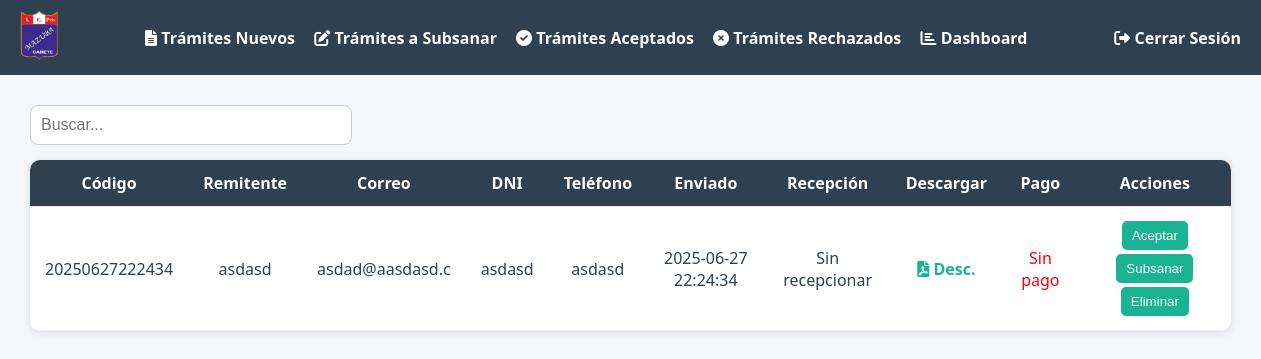
Before: /SISTRAMITESNUEVO/view/Admin/tramiteNuevosAdmin.php (signed in) with the older database file.
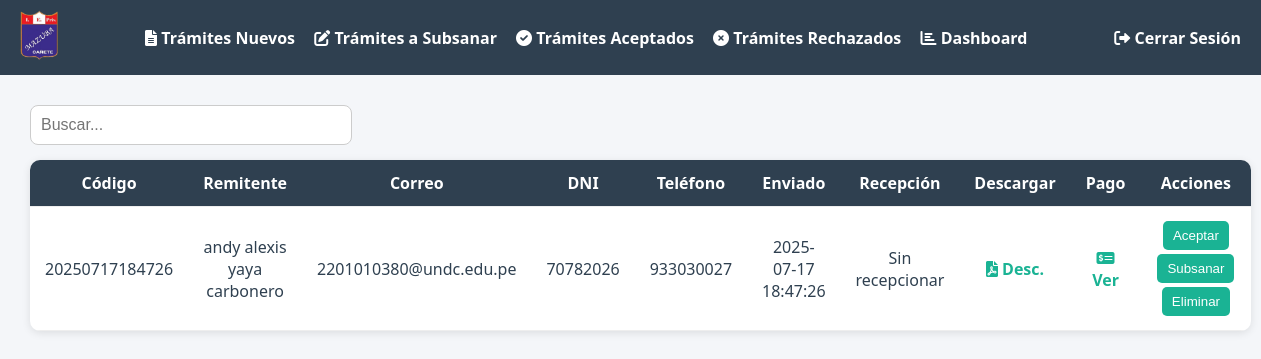
After: the same page with the newer database file.
### tables this page shows
CREATE TABLE `tramites` (
  `id` int NOT NULL,
  `codigo_tramite` varchar(20) NOT NULL,
  `Remitente` varchar(100) NOT NULL,
  `email` varchar(100) NOT NULL,
  `documento_identidad` varchar(20) NOT NULL,
  `telefono` varchar(20) DEFAULT NULL,
  `fecha_envio` datetime NOT NULL,
  `fecha_recepcion` varchar(50) NOT NULL,
  `archivo` varchar(255) NOT NULL,
  `comprobante` varchar(255) DEFAULT NULL,
  `Estado` varchar(50) NOT NULL,
  `mensaje` text NOT NULL
);

### SISTRAMITESNUEVO/view/Admin/tramiteNuevosAdmin.php (the view, shortened to what this page needs)
<!DOCTYPE html>
<html lang="en">
<head>
    <link rel="stylesheet" href="https://cdnjs.cloudflare.com/ajax/libs/font-awesome/6.0.0-beta3/css/all.min.css">
</head>
<body>
<header>
    <div class="logo">
        <img src="../../logo.png" alt="">
    </div>
    <div class="itemsNav">
        <a href="../Admin/tramiteNuevosAdmin.php"><i class="fas fa-file-alt"></i> Trámites Nuevos</a>
        <a href="../Admin/tramiteSubsanarAdmin.php"><i class="fas fa-edit"></i> Trámites a Subsanar</a>
        <a href="../Admin/tramiteAceptadosAdmin.php"><i class="fas fa-check-circle"></i> Trámites Aceptados</a>
        <a href="../Admin/tramiteRechazadosAdmin.php"><i class="fas fa-times-circle"></i> Trámites Rechazados</a>
        <a href="dashboardAdmin.php"><i class="fas fa-chart-bar"></i> Dashboard</a>
    </div>
    <div class="itemsPerfil">
        <a href="../../php/logout.php"><i class="fas fa-sign-out-alt"></i> Cerrar Sesión</a>
    </div>
</header>
<main>
    <div class="dato">
        <div class="botones">
            <input type="text" id="buscar" placeholder="Buscar...">
        </div>
        <div class="contenedorTable">
            <table id="tablaTramites">
                <thead>
                <tr>
                    <th>Código</th>
                    <th>Remitente</th>
                    <th>Correo</th>
                    <th>DNI</th>
                    <th>Teléfono</th>
                    <th>Enviado</th>
                    <th>Recepción</th>
                    <th>Descargar</th>
                    <th>Pago</th>
                    <th>Acciones</th>
                </tr>
                </thead>
                <tbody>
                <?php
                $conn = new mysqli("localhost", "root", "root", "sistemacolegio");
                if ($conn->connect_error) {
                    echo "<tr><td colspan='9'>Error de conexión.</td></tr>";
                } else {
                    $sql = "SELECT * FROM tramites WHERE Estado = 'Enviado'";
                    $result = $conn->query($sql);
                    while ($row = $result->fetch_assoc()) {
echo "<tr>";
echo "<td>{$row['codigo_tramite']}</td>";
echo "<td>{$row['Remitente']}</td>";
echo "<td>{$row['email']}</td>";
echo "<td>{$row['documento_identidad']}</td>";
echo "<td>{$row['telefono']}</td>";
echo "<td>{$row['fecha_envio']}</td>";
echo "<td>{$row['fecha_recepcion']}</td>";
echo "<td><a href='../../pdf/" . basename($row['archivo']) . "' download><i class='fas fa-file-pdf'></i> Desc.</a></td>";
echo !empty($row['comprobante']) ?
    "<td><a href='../../comprobantes/" . basename($row['comprobante']) . "' target='_blank'><i class='fas fa-money-check-alt'></i> Ver</a></td>" :
    "<td><span style='color:red;'>Sin pago</span></td>";
echo "<td>
    <button class='open-modal' data-modal='modalAceptar' data-codigo='{$row['codigo_tramite']}'>Aceptar</button>
    <button class='open-modal' data-modal='modalSubsanar' data-codigo='{$row['codigo_tramite']}'>Subsanar</button>
    <button class='open-modal' data-modal='modalEliminar' data-codigo='{$row['codigo_tramite']}'>Eliminar</button>
</td>";
echo "</tr>";
                    }
                }
                ?>
                </tbody>
            </table>
        </div>
    </div>
</main>
</body>
</html>

Changed rows visible on the page:
no longer on this page (row edited): tramites: codigo_tramite "20250627222434", Remitente "asdasd", email "asdad@aasdasd.c", documento_identidad "asdasd", telefono "asdasd", fecha_envio "2025-06-27 22:24:34", fecha_recepcion "Sin recepcionar", shows "Sin pago"
added tramites: codigo_tramite "20250717184726", Remitente "andy alexis yaya carbonero", email "2201010380@undc.edu.pe", documento_identidad "70782026", telefono "933030027", fecha_envio "2025-07-17 18:47:26", fecha_recepcion "Sin recepcionar"
